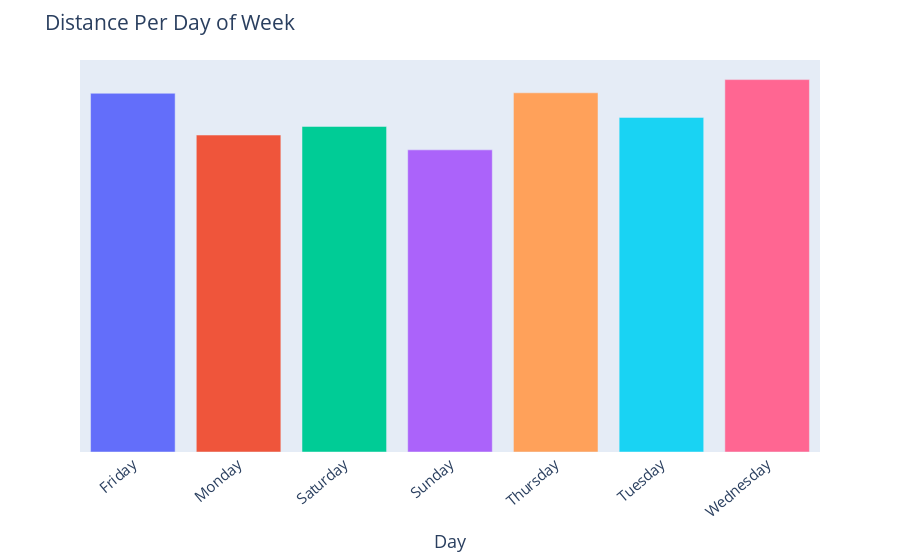

The code cell stored with this chart in its notebook:
### Code cell
# distance by day of week
byday = df.groupby("day_name", as_index=False)['distance'].sum()
fig = px.bar(byday, 
             x=byday['day_name'], 
             y=byday['distance'], 
             color=byday['day_name'], 
#              text=bymonth['month_name'],
             color_continuous_scale='Rainbow',
#              orientation='h',
             labels={'color':''}
            )
fig.update_layout(
    title = "Distance Per Day of Week",
    xaxis_title='Day',
    yaxis_title='Distance (in KM)',
    xaxis_tickangle=-40,
    yaxis={'visible': False, 'showticklabels': False},
    showlegend=False,
    font=dict(size=15),
    
)
fig.show()
# go.FigureWidget(fig) # for jupyter viewing

### Figure 1 — Plotly figure (JSON) as saved in the notebook; plotly's stock layout.template omitted (floating-point values rounded to 4 significant figures)
{"data": [{"alignmentgroup": "True", "hovertemplate": "day_name=%{x}<br>distance=%{y}<extra></extra>", "legendgroup": "Friday", "marker": {"color": "#636efa", "pattern": {"shape": ""}}, "name": "Friday", "offsetgroup": "Friday", "orientation": "v", "showlegend": true, "textposition": "auto", "type": "bar", "x": ["Friday"], "xaxis": "x", "y": [410.7], "yaxis": "y"}, {"alignmentgroup": "True", "hovertemplate": "day_name=%{x}<br>distance=%{y}<extra></extra>", "legendgroup": "Monday", "marker": {"color": "#EF553B", "pattern": {"shape": ""}}, "name": "Monday", "offsetgroup": "Monday", "orientation": "v", "showlegend": true, "textposition": "auto", "type": "bar", "x": ["Monday"], "xaxis": "x", "y": [362.9], "yaxis": "y"}, {"alignmentgroup": "True", "hovertemplate": "day_name=%{x}<br>distance=%{y}<extra></extra>", "legendgroup": "Saturday", "marker": {"color": "#00cc96", "pattern": {"shape": ""}}, "name": "Saturday", "offsetgroup": "Saturday", "orientation": "v", "showlegend": true, "textposition": "auto", "type": "bar", "x": ["Saturday"], "xaxis": "x", "y": [372.7], "yaxis": "y"}, {"alignmentgroup": "True", "hovertemplate": "day_name=%{x}<br>distance=%{y}<extra></extra>", "legendgroup": "Sunday", "marker": {"color": "#ab63fa", "pattern": {"shape": ""}}, "name": "Sunday", "offsetgroup": "Sunday", "orientation": "v", "showlegend": true, "textposition": "auto", "type": "bar", "x": ["Sunday"], "xaxis": "x", "y": [345.9], "yaxis": "y"}, {"alignmentgroup": "True", "hovertemplate": "day_name=%{x}<br>distance=%{y}<extra></extra>", "legendgroup": "Thursday", "marker": {"color": "#FFA15A", "pattern": {"shape": ""}}, "name": "Thursday", "offsetgroup": "Thursday", "orientation": "v", "showlegend": true, "textposition": "auto", "type": "bar", "x": ["Thursday"], "xaxis": "x", "y": [411.2], "yaxis": "y"}, {"alignmentgroup": "True", "hovertemplate": "day_name=%{x}<br>distance=%{y}<extra></extra>", "legendgroup": "Tuesday", "marker": {"color": "#19d3f3", "pattern": {"shape": ""}}, "name": "Tuesday", "offsetgroup": "Tuesday", "orientation": "v", "showlegend": true, "textposition": "auto", "type": "bar", "x": ["Tuesday"], "xaxis": "x", "y": [383.1], "yaxis": "y"}, {"alignmentgroup": "True", "hovertemplate": "day_name=%{x}<br>distance=%{y}<extra></extra>", "legendgroup": "Wednesday", "marker": {"color": "#FF6692", "pattern": {"shape": ""}}, "name": "Wednesday", "offsetgroup": "Wednesday", "orientation": "v", "showlegend": true, "textposition": "auto", "type": "bar", "x": ["Wednesday"], "xaxis": "x", "y": [426.3], "yaxis": "y"}], "layout": {"barmode": "relative", "font": {"size": 15}, "legend": {"title": {"text": "day_name"}, "tracegroupgap": 0}, "margin": {"t": 60}, "showlegend": false, "title": {"text": "Distance Per Day of Week"}, "xaxis": {"anchor": "y", "categoryarray": ["Friday", "Monday", "Saturday", "Sunday", "Thursday", "Tuesday", "Wednesday"], "categoryorder": "array", "domain": [0, 1], "tickangle": -40, "title": {"text": "Day"}}, "yaxis": {"anchor": "x", "domain": [0, 1], "showticklabels": false, "title": {"text": "Distance (in KM)"}, "visible": false}}}
